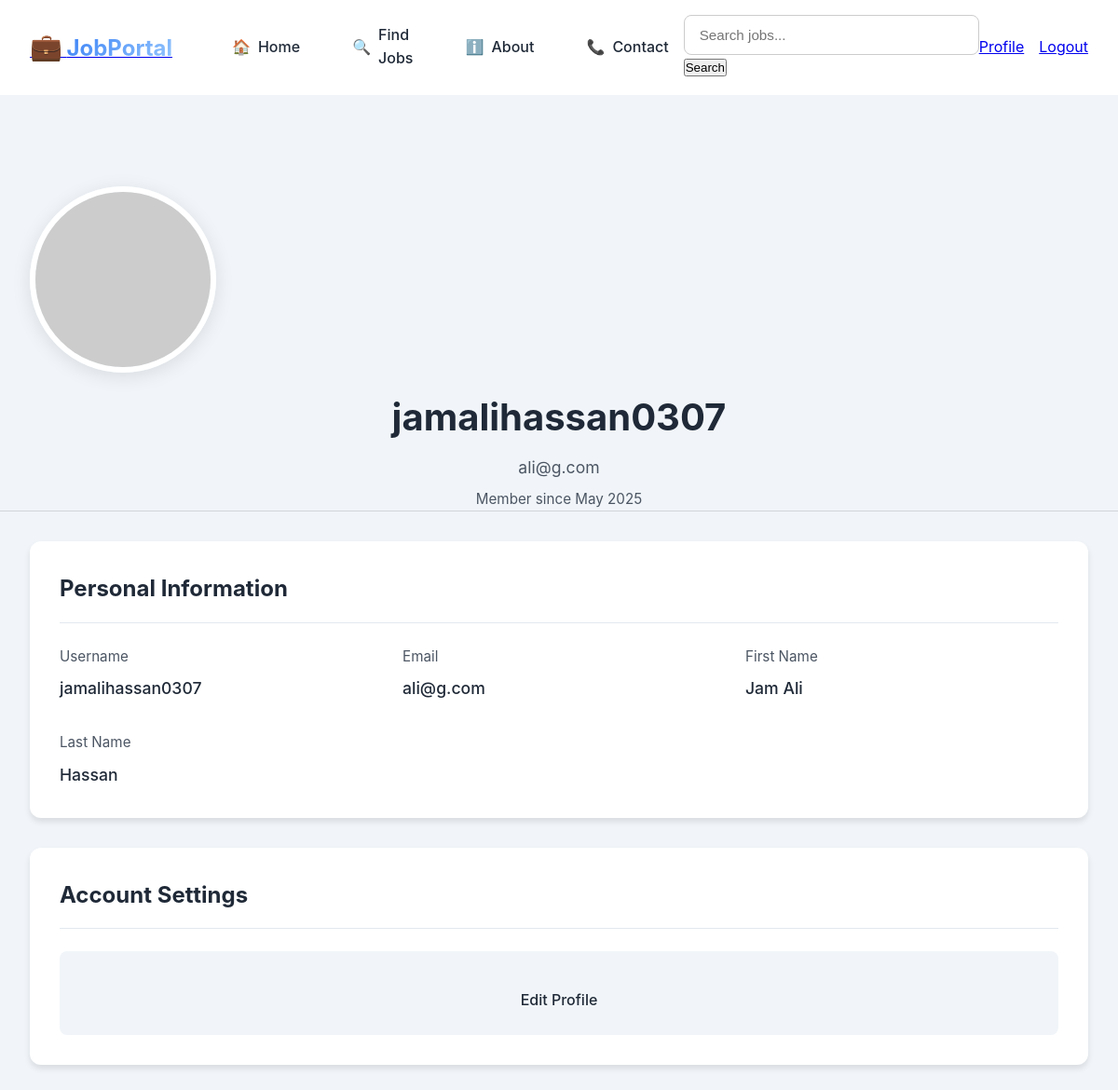
The app's page /profile/ (signed in) with its own data.
### jobs/models.py (models this page shows, shortened)
class User(AbstractUser):
    name = models.CharField(max_length=100)
    profile_picture = models.CharField(max_length=255, null=True, blank=True)
    role = models.ForeignKey(Role, on_delete=models.CASCADE, null=True)

### jobs/views.py (the view)
# urls.py: path('profile/', views.profile, name='profile'),
@login_required
def profile(request):
    return render(request, 'jobs/profile.html')

### jobs/templates/jobs/profile.html (shortened to what this page needs)
{% extends 'jobs/base.html' %}
{% load static %}
{% block extra_css %}
<link rel="stylesheet" href="{% static 'css/pages/Profile.css' %}">
{% endblock %}
{% block content %}
<div class="profile-container">
    <div class="profile-header">
        <div class="profile-cover">
        </div>
        <div class="profile-info">
            <div class="profile-avatar">
                <img src="https://ui-avatars.com/api/?name={{ user.username }}&background=random" alt="Profile Avatar">
            </div>
            <div class="profile-details">
                <h1>{{ user.username }}</h1>
                <p class="email">{{ user.email }}</p>
                <p class="join-date">Member since {{ user.date_joined|date:"F Y" }}</p>
            </div>
        </div>
    </div>
    <div class="profile-content">
        <div class="profile-section">
            <h2>Personal Information</h2>
            <div class="info-grid">
                <div class="info-item">
                    <span class="label">Username</span>
                    <span class="value">{{ user.username }}</span>
                </div>
                <div class="info-item">
                    <span class="label">Email</span>
                    <span class="value">{{ user.email }}</span>
                </div>
                <div class="info-item">
                    <span class="label">First Name</span>
                    <span class="value">{{ user.first_name|default:"Not set" }}</span>
                </div>
                <div class="info-item">
                    <span class="label">Last Name</span>
                    <span class="value">{{ user.last_name|default:"Not set" }}</span>
                </div>
            </div>
        </div>
        <div class="profile-section">
            <h2>Account Settings</h2>
            <div class="settings-grid">
                <a href="{% url 'edit_profile' %}" class="settings-card">
                    <span>Edit Profile</span>
                </a>
            </div>
        </div>
    </div>
</div>
{% endblock %}

### static/css/common.css (style rules this page uses)
:root { --primary-color: #3b82f6; --secondary-color: #60a5fa; --accent-color: #93c5fd; --background-color: #f1f5f9; --card-bg: #ffffff; --text-primary: #1f2937; --text-secondary: #4b5563; --border-color: #d1d5db; --success: #10b981; --warning: #f59e0b; --error: #ef4444; }
* { margin: 0; padding: 0; box-sizing: border-box; }
body { font-family: "Inter", -apple-system, BlinkMacSystemFont, sans-serif; background-color: var(--background-color); color: var(--text-primary); line-height: 1.6; transition: background-color 0.3s ease, color 0.3s ease; }

### static/css/components/NavBar.css (style rules this page uses)
.profile-info { padding: 1rem; border-bottom: 1px solid var(--border-color); text-align: center; }

### static/css/pages/Profile.css (style rules this page uses)
.profile-container { min-height: 100vh; background-color: var(--background-color); }
.profile-header { position: relative; margin-bottom: 2rem; }
.profile-cover { height: 300px; overflow: hidden; position: relative; }
.profile-info { max-width: 1200px; margin: 0 auto; padding: 0 2rem; position: relative; margin-top: -100px; }
.profile-avatar { width: 200px; height: 200px; border-radius: 50%; border: 6px solid white; overflow: hidden; box-shadow: 0 4px 20px rgba(0, 0, 0, 0.1); }
.profile-avatar img { width: 100%; height: 100%; object-fit: cover; }
.profile-details { margin-top: 1rem; color: var(--text-primary); }
.profile-details h1 { font-size: 2.5rem; font-weight: 700; margin-bottom: 0.5rem; }
.profile-details .email { color: var(--text-secondary); font-size: 1.1rem; margin-bottom: 0.5rem; }
.profile-details .join-date { color: var(--text-secondary); font-size: 0.95rem; }
.profile-content { max-width: 1200px; margin: 0 auto; padding: 0 2rem; }
.profile-section { background: white; border-radius: 12px; padding: 2rem; margin-bottom: 2rem; box-shadow: 0 4px 6px rgba(0, 0, 0, 0.1); }
.profile-section h2 { font-size: 1.5rem; color: var(--text-primary); margin-bottom: 1.5rem; padding-bottom: 1rem; border-bottom: 1px solid #e2e8f0; }
.info-grid { display: grid; grid-template-columns: repeat(auto-fit, minmax(250px, 1fr)); gap: 2rem; }
.info-item { display: flex; flex-direction: column; gap: 0.5rem; }
.info-item .label { color: var(--text-secondary); font-size: 0.95rem; }
.info-item .value { color: var(--text-primary); font-size: 1.1rem; font-weight: 500; }
.settings-grid { display: grid; grid-template-columns: repeat(auto-fit, minmax(200px, 1fr)); gap: 1.5rem; }
.settings-card { display: flex; flex-direction: column; align-items: center; gap: 1rem; padding: 1.5rem; background: var(--background-color); border-radius: 8px; text-decoration: none; color: var(--text-primary); transition: all 0.3s ease; }
.settings-card span { font-weight: 500; }

### records on screen
User: username "jamalihassan0307", email "ali@g.com", date_joined "May 2025", first_name "Jam Ali", last_name "Hassan"
